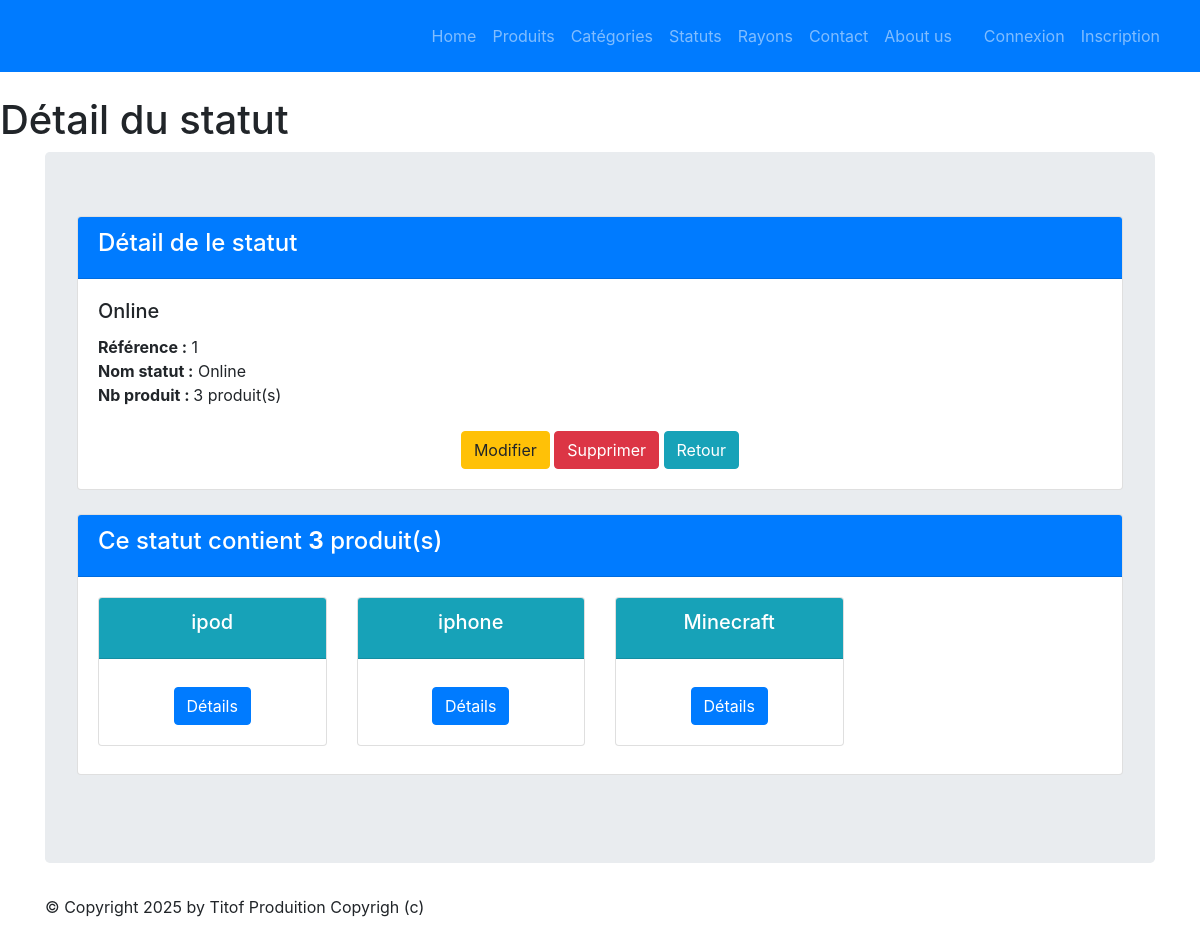
Screenshot of /monApp/statut/1/ with the database file from the repository.
### monApp/models.py (models this page shows, shortened)
class Statut(models.Model):
    idStatus = models.AutoField(primary_key=True)
    libelleStatus = models.CharField(max_length=100)

class Produit(models.Model):
    refProd = models.AutoField(primary_key=True)
    intituleProd = models.CharField(max_length=200)
    prixUnitaireProd = models.DecimalField(max_digits=10, decimal_places=2)
    dateFabProd = models.DateField(default=date.today)
    categorie = models.ForeignKey(Categorie, on_delete=models.CASCADE, related_name="produits_categorie", null=True, blank=True)
    status = models.ForeignKey(Statut, on_delete=models.CASCADE, related_name="produits_status",null=True, blank=True)

### monApp/views.py (the view)
# urls.py: path("statut/<pk>/", views.StatutDetailView.as_view(), name="dtl_stat"),
class StatutDetailView(DetailView):
    model = Statut
    template_name = "monApp/detail_statut.html"
    context_object_name = "stat"
    def get_queryset(self):
        return Statut.objects.annotate(nb_produits=Count('produits_status'))
    def get_context_data(self, **kwargs):
        context = super(StatutDetailView, self).get_context_data(**kwargs)
        context['titremenu'] = "Détail du statut"
        context['prdts'] = self.object.produits_status.all()
        return context

### monApp/templates/monApp/detail_statut.html (shortened to what this page needs)
{% extends 'monApp/base.html' %}
{% block menu %}
    <h1>{{ titremenu }}</h1>
{% endblock %}
{% block contenu %}
<div class="card mb-4">
    <div class="card-header bg-primary text-white">
        <h4>Détail de le statut</h4>
    </div>
    <div class="card-body">
        <h5 class="card-title">{{ stat.libelleStatus }}</h5>
        <ul class="list-unstyled">
            <li><strong>Référence :</strong> {{ stat.idStatus }}</li>
            <li><strong>Nom statut :</strong> {{ stat.libelleStatus }}</li>
            <li><strong>Nb produit : </strong>{{ stat.nb_produits }} produit(s)</li>
        </ul>
        <div class="car-footer text-center">
            <a href="{% url 'stat-chng' stat.idStatus %}" class="btn btn-warning mt-2">Modifier</a>
            <a href="{% url 'dlt-stat' stat.idStatus %}" class="btn btn-danger mt-2">Supprimer</a>
            <a href="{% url 'lst_stats'%}" class="btn btn-info mt-2">Retour</a>
        </div>
    </div>
</div>
<div class="card mb-4">
    <div class="card-header bg-primary text-white">
        <h4>Ce statut contient <strong>{{ stat.nb_produits }}</strong> produit(s)</h4>
    </div>
    <div class="card-body">
        <div class="row">
            {% if prdts %}
            {% for prdt in prdts %}
            <div class="col-sm-3">
                <div class="card mb-2 text-center">
                    <div class="card-header bg-info text-white">
                        <h5 class="card-title">{{ prdt.intituleProd }}</h5>
                    </div>
                    <div class="card-body">
                        <a href="{% url 'dtl_prdt' prdt.refProd %}" class="btn btn-primary mt-2">Détails</a>
                    </div>
                </div>
            </div>
            {% endfor %}
            {% else %}
            <p class="text-muted">Aucun produit trouvé pour ce statut.</p>
            {% endif %}
        </div>
    </div>
</div>
{% endblock %}

### rows the page displays
Statut: libelleStatus "Online", idStatus "1", nb_produits "3"
Produit: intituleProd "ipod"
Produit: intituleProd "iphone"
Produit: intituleProd "Minecraft"

### other values shown
{{ titremenu }} "Détail du statut"
